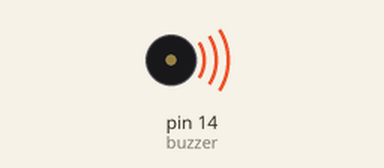
A program run on a simulated MicroPython board. Parts: buzzer (waves = sounding). At 2.1 s the program stops and its outputs stay as they are.

Above: at 0.12 s.
Timing chart, 0 to 3.0 s (numbered marks = the images above):
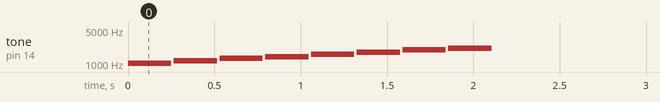

Measured:
- by itself, tone on pin 14 (buzzer): plays 1047 Hz for 0.25 s, 1177 Hz for 0.25 s, 1319 Hz for 0.25 s, 1397 Hz for 0.25 s, 1568 Hz for 0.25 s, 1760 Hz for 0.25 s … (8 notes in this stretch)

The program:

Buzzer_Tone.py
```python
import machine
import time

NOTE_C6 = 1047   #'do'
NOTE_D6 = 1177   #'re'
NOTE_E6 = 1319   #'mi'
NOTE_F6 = 1397   #'fa'
NOTE_G6 = 1568   #'so'
NOTE_A6 = 1760   #'la'
NOTE_B6 = 1976   #'si'
NOTE_C7 = 2093   #'doh'

note_list =[NOTE_C6,NOTE_D6,NOTE_E6,NOTE_F6,NOTE_G6,NOTE_A6,NOTE_B6,NOTE_C7]
buzzer = machine.PWM(machine.Pin(14))

def tone(pin,frequency,duration):
    pin.freq(frequency)
    pin.duty_u16(30000)
    time.sleep_ms(duration)
    pin.duty_u16(0)

for note in note_list:
    tone(buzzer,note,250)
    time.sleep_ms(15)
```
